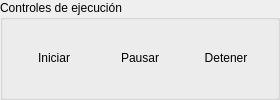
           <widget class="QGroupBox" name="groupBox_8">
            <property name="sizePolicy">
             <sizepolicy hsizetype="Expanding" vsizetype="Expanding">
              <horstretch>0</horstretch>
              <verstretch>0</verstretch>
             </sizepolicy>
            </property>
            <property name="maximumSize">
             <size>
              <width>16777215</width>
              <height>100</height>
             </size>
            </property>
            <property name="title">
             <string>Controles de ejecución</string>
            </property>
            <layout class="QGridLayout" name="gridLayout_14">
             <item row="0" column="0">
              <widget class="QPushButton" name="ejectplayButton">
               <property name="text">
                <string>Iniciar</string>
               </property>
               <property name="icon">
                <iconset resource="imagenes.qrc">
                 <normaloff>:/ejecucion/Imagenes/PackIconos/ejecucion/ic_play_circle_outline.png</normaloff>:/ejecucion/Imagenes/PackIconos/ejecucion/ic_play_circle_outline.png</iconset>
               </property>
               <property name="iconSize">
                <size>
                 <width>24</width>
                 <height>24</height>
                </size>
               </property>
               <property name="flat">
                <bool>true</bool>
               </property>
              </widget>
             </item>
             <item row="0" column="1">
              <widget class="QPushButton" name="ejectpausaButton">
               <property name="text">
                <string>Pausar</string>
               </property>
               <property name="icon">
                <iconset resource="imagenes.qrc">
                 <normaloff>:/ejecucion/Imagenes/PackIconos/ejecucion/ic_pause_circle_outline.png</normaloff>:/ejecucion/Imagenes/PackIconos/ejecucion/ic_pause_circle_outline.png</iconset>
               </property>
               <property name="iconSize">
                <size>
                 <width>24</width>
                 <height>24</height>
                </size>
               </property>
               <property name="flat">
                <bool>true</bool>
               </property>
              </widget>
             </item>
             <item row="0" column="2">
              <widget class="QPushButton" name="ejectstopButton">
               <property name="text">
                <string>Detener</string>
               </property>
               <property name="icon">
                <iconset resource="imagenes.qrc">
                 <normaloff>:/ejecucion/Imagenes/PackIconos/ejecucion/ic_stop.png</normaloff>:/ejecucion/Imagenes/PackIconos/ejecucion/ic_stop.png</iconset>
               </property>
               <property name="iconSize">
                <size>
                 <width>24</width>
                 <height>24</height>
                </size>
               </property>
               <property name="flat">
                <bool>true</bool>
               </property>
              </widget>
             </item>
            </layout>
           </widget>
